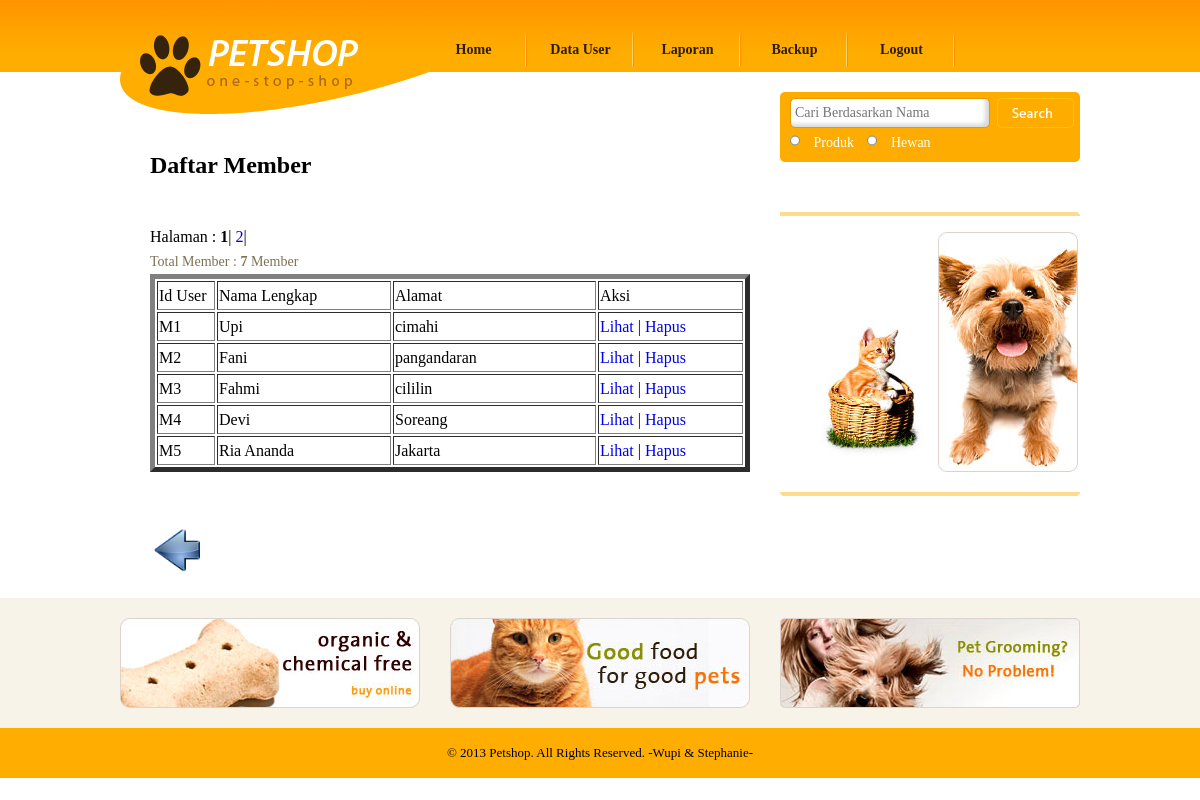
Screenshot of /PETSHOP/admin_data_member.php with the database file from the repository.
### tables this page shows
CREATE TABLE `user` (
  `id_user` char(8) NOT NULL,
  `password` varchar(50) NOT NULL DEFAULT '',
  `status_akses` char(8) NOT NULL,
  `nama_lengkap` varchar(30) NOT NULL,
  `alamat` varchar(50) NOT NULL,
  `kode_pos` char(8) NOT NULL,
  `jk` enum('L','P') NOT NULL,
  `tgl_lahir` date DEFAULT NULL,
  `no_telp` varchar(12) NOT NULL,
  `email` varchar(50) DEFAULT NULL,
  PRIMARY KEY (`id_user`)
);

### PETSHOP/admin_data_member.php (the view, shortened to what this page needs)
<!DOCTYPE html PUBLIC "-//W3C//DTD XHTML 1.0 Transitional//EN" "http://www.w3.org/TR/xhtml1/DTD/xhtml1-transitional.dtd">
<html xmlns="http://www.w3.org/1999/xhtml">
<head>
	<link href="css/style.css" rel="stylesheet" type="text/css" />
</head>
<body>
			<?php include "header_admin.php"; ?>
			<div id="body">
			       <div id="content">
				        <div class="content">
							<div class="about">
				<h2>Daftar Member</h2>
                <ul>
				<li>
					<form method="post" action="" class="login">
					<table border=5 width=100%>
						<?php include "koneksi.php";
							$batas=5;
		$halaman=$_GET['halaman'];
		if(empty($halaman))
		{
			$posisi=0;
			$halaman=1;
		}
		else
		{
			$posisi=($halaman-1)*$batas;
		}
							$tampil_member=mysql_query("SELECT * FROM user WHERE status_akses='MEMBER' LIMIT $posisi, $batas");
							echo "<tr><td>Id User</td><td>Nama Lengkap</td><td>Alamat</td><td>Aksi</td></tr>";
							while($data=mysql_fetch_array($tampil_member))
							{ ?>
								<tr>
								<td width=10%><?php echo $data['id_user']; ?></td>
								<td width=30%><?php echo $data['nama_lengkap']; ?></td>
								<td width=35%><?php echo $data['alamat']; ?></td>
								<td width=25%><a href="admin_lihat_member.php?id_user=<?php echo $data['id_user'];?>" >Lihat</a> | <a href="admin_hapus_member.php?id_user=<?php echo $data['id_user'];?>" onClick="return confirm('Apakah anda yakin akan menghapus <?php echo $data['nama_lengkap'];?>?')">Hapus</a></td>
								</tr>
								<?php $no++;
							}
							$tampil2=mysql_query("SELECT * FROM user WHERE status_akses='MEMBER'");
			$jmldata=mysql_num_rows($tampil2);
			$jmlhalaman=ceil($jmldata/$batas);
			echo "<br> Halaman : ";
			for($i=1;$i<=$jmlhalaman;$i++)
			{
				if($i != $halaman)
				{
					echo "<a href=$_SERVER[PHP_SELF]?halaman=$i>$i</a> | ";
				}
				else
				{
					echo "<b>$i</b> | ";
				}
			}
			echo "<p>Total Member : <b>$jmldata</b> Member</p>";
						?>
					</table>
					</form>
                    <br><br>
                    <table>
                     <tr>
                        <td><a href=admin_data.php><img src=images/back.png width=50 height=50></a></td>
                        </tr>
                    </table>
				</li>
				</ul>			 	<br />
							</div>
						</div>
					    <div id="sidebar">
								<?php include "admin_cari.php"; ?>
                               <?php include "shoping_guide.php"; ?>
				   <?php include "iklan.php"; ?>
			<div id="footer">
			        <?php include "footer.php"; ?>
			</div>
</body>
</html>

### PETSHOP/css/style.css (style rules this page uses)
body { margin:0; padding:0; background: url("../images/bg-body.gif"); background-repeat:repeat-x; }
#body div#content { width:960px; margin:0 auto; overflow:hidden; background-image:none; height:auto; overflow:hidden; }
#body div#content .content { float:left; width:640px; margin-right:20px; background-image:none; height:auto; overflow:hidden; }
#body #content .content h2 { font-family: "Myriad Pro"; margin: 80px 0 0 30px; }
#body #content .content ul { margin:0; padding:0; list-style-type:none; }
#body #content .content ul li { width:300px; padding:0 10px; margin:0 0 20px 0; float:left; line-height:25px; height:auto; }
#body #content .content ul li a { text-decoration:none; }
#body #content .content ul li p { font-family:"Myriad Pro"; font-size:14px; text-align:justify; color:#7f7154; margin:0; }
#body #content .content ul li img { border:0; float:left; margin-right:10px; }
#body #content .content .about { width:640px; height:auto; overflow:hidden; }
#body #content .content .about h2 { margin:80px 0 0 30px; font-family: "Myriad Pro"; }
#body #content .content .about ul { margin:0; padding:0; list-style-type:none; }
#body #content .content .about ul li { clear:both; width:600px; padding:20px 10px 0 30px; }
#body #content .content .about ul li p { color: #7F7154; font-family: "Myriad Pro"; font-size: 14px; text-align: justify; }
#body #content .content div p { margin: 10px 0 0 30px; padding:0 15px 0 0; font-family: "Myriad Pro"; font-size:14px; line-height:25px; color:#7F7154; }
#body #content #sidebar { float:left; width:300px; background-image:none; }
#footer { background-color:#310000; background-image:none; }

### rows the page displays
user: id_user "M1", nama_lengkap "Upi", alamat "cimahi"
user: id_user "M2", nama_lengkap "Fani", alamat "pangandaran"
user: id_user "M3", nama_lengkap "Fahmi", alamat "cililin"
user: id_user "M4", nama_lengkap "Devi", alamat "Soreang"
user: id_user "M5", nama_lengkap "Ria Ananda", alamat "Jakarta"

### other values shown
$jmldata "7"
